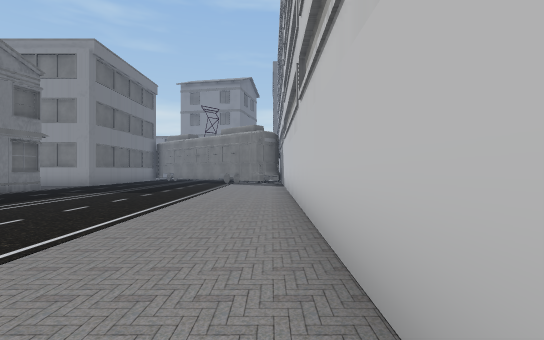
view 1 (above)

24 first-person views from a walk through a scene from a Unity 3-D project. The camera is 1.4 m above the floor, looks level and sees 85° across. The floor is counted in squares, 2 m on a side. Each view is taken from the middle of a square. On the plan, view 1 faces up. The plan holds only what a view shows up to about 10 squares ahead; the rest is blank. The place goes on beyond the plan. The player is left out. Some surface patterns are stand-ins.

view 2
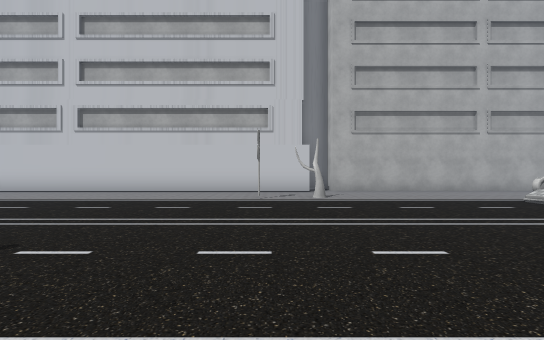

view 3
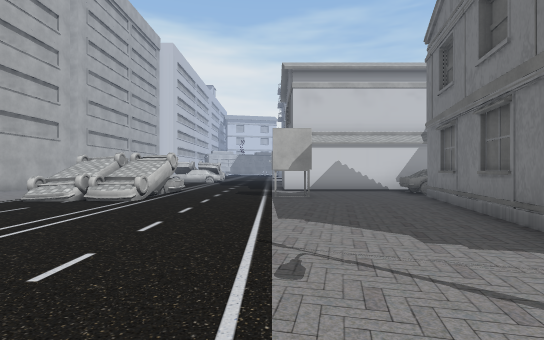

view 4
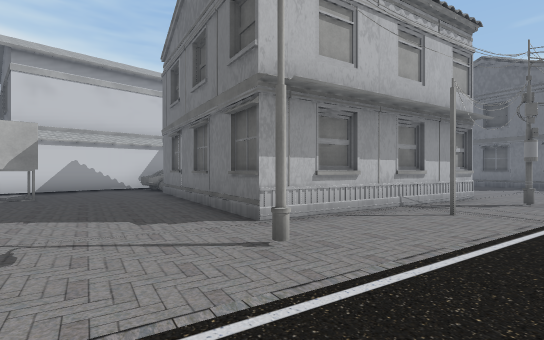

view 5
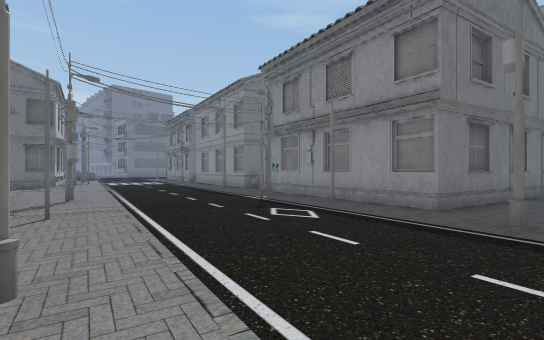

view 6
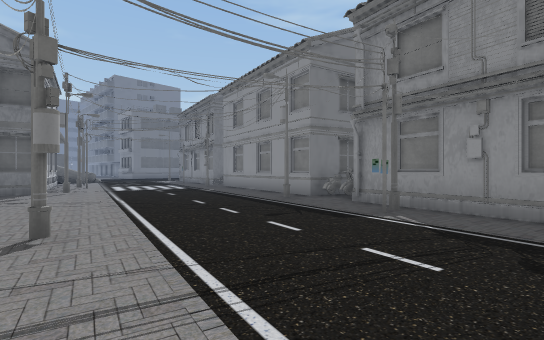

view 7
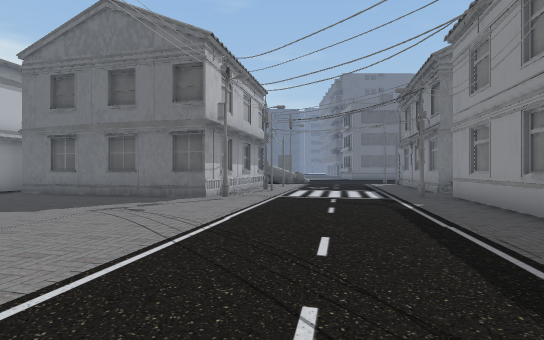

view 8
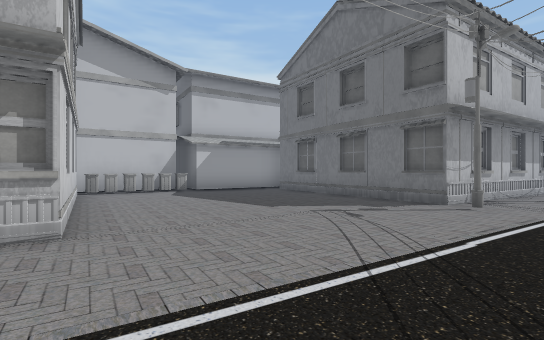

view 9
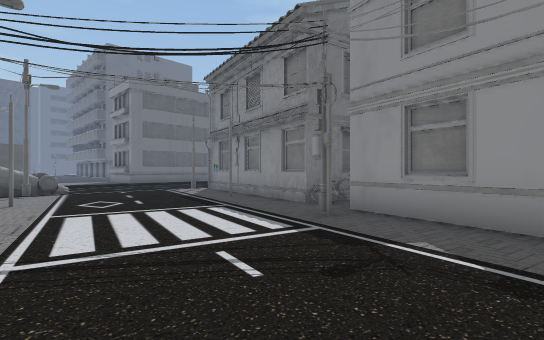

view 10
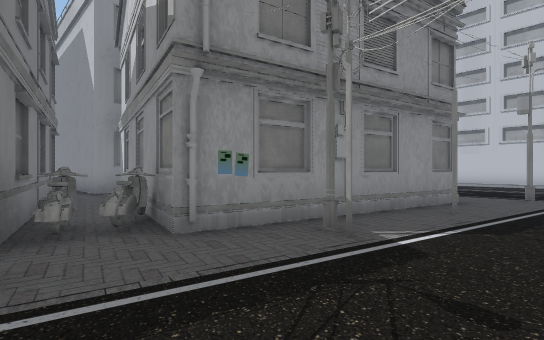

view 11
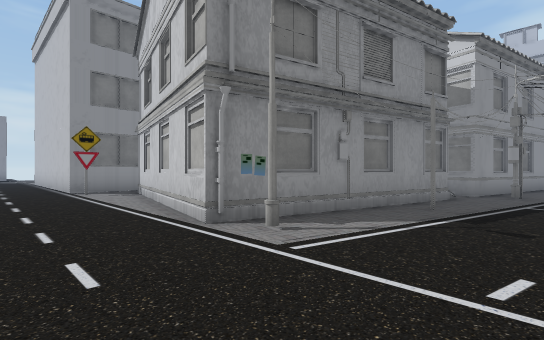

view 12
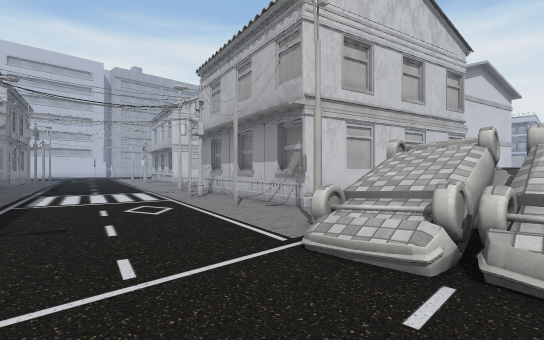

view 13
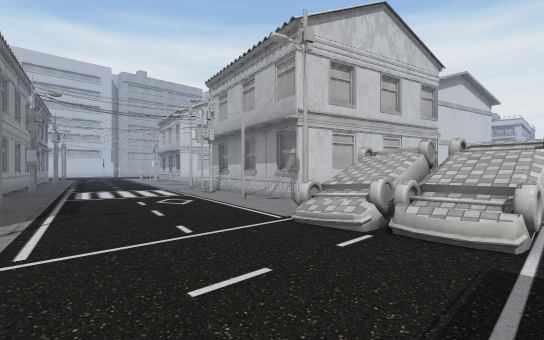

view 14
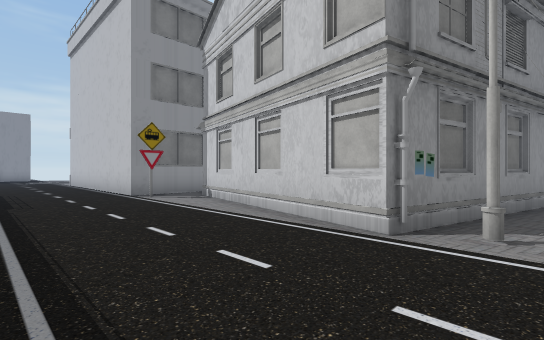

view 15
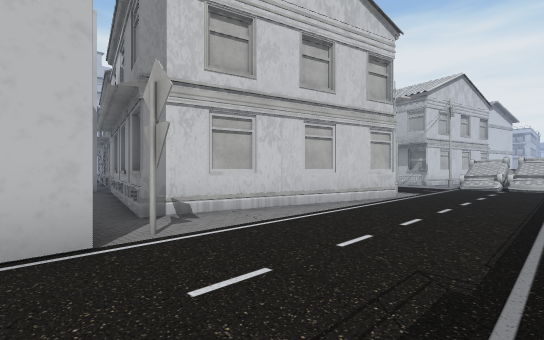

view 16
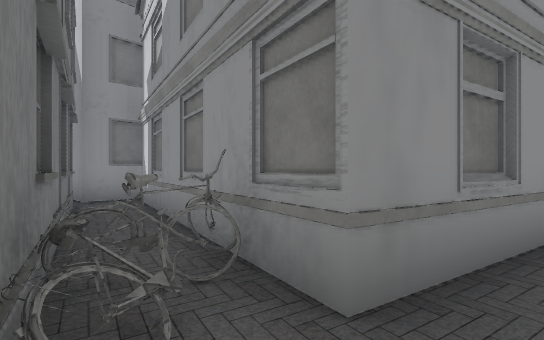

view 17
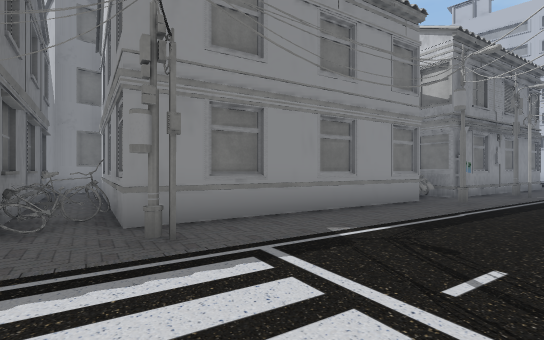

view 18
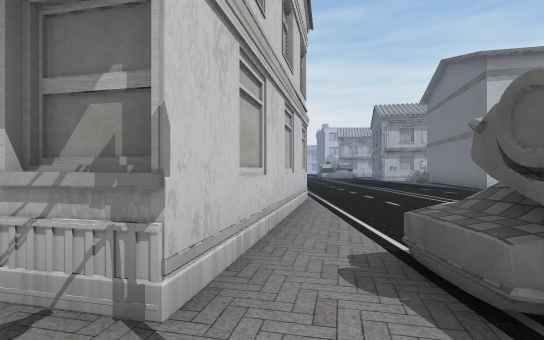

view 19
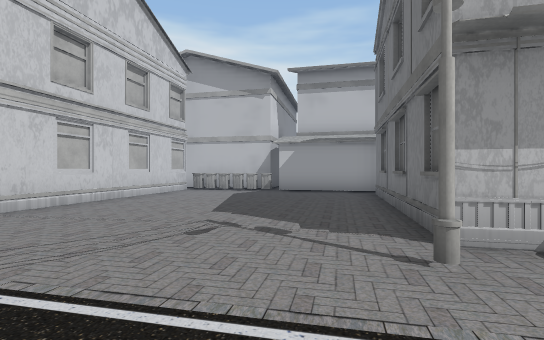

view 20
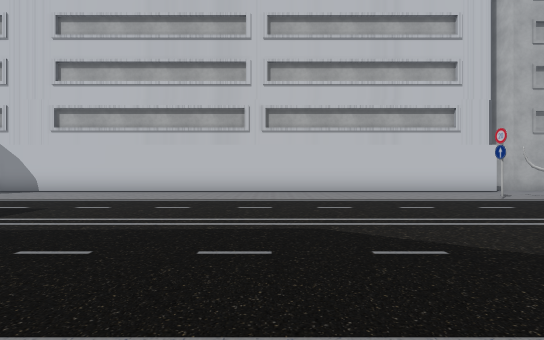

view 21
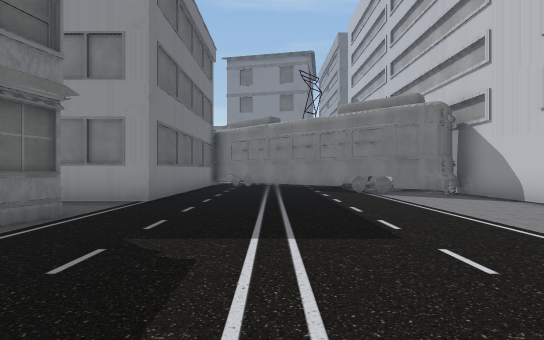

view 22
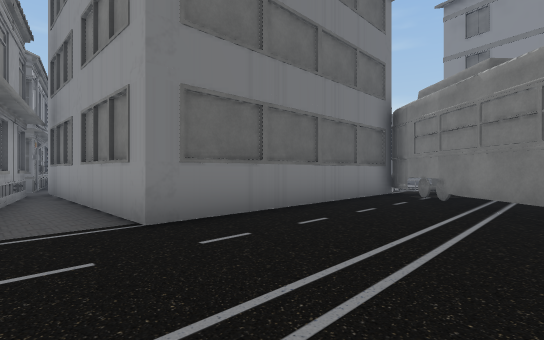

view 23
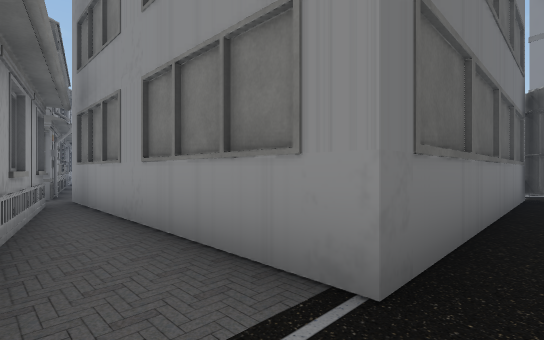

view 24
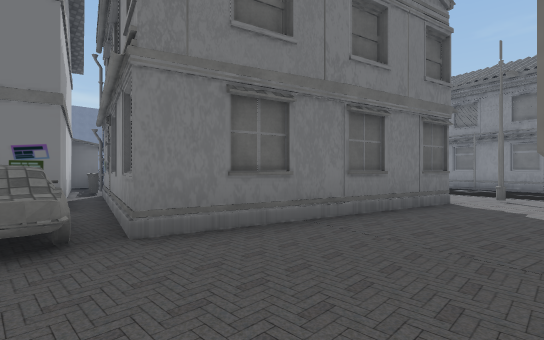

### Floor plan
Key: @ floor where view 1 was taken; # wall or solid block; . main floor; : floor 1.5 m higher than the main floor; / step, stairs or slope; = window, fence, low wall or low ledge; B building; C car; I bicycle; S sign; O other object.
Columns run from 33 left of view 1 to 1 right of it. Each row starts with its distance up from view 1.
 18  ..B                     B.###
 17 ...B  B                  B...##
 16 ...S...    B             B....#=
 15 .....BB... B             B.....# ##
 14 .....B BBBBB.            B......###
 13 ....B     BBB B.... BBBBBB........#
 12 ....B     BB   BBB.B..............#
 11 ....B     BB     B.BBBBB..........#
 10 ....B    B.B     B.B    B.........#
  9 ....OBBBBIIB    B..B    B.........#
  8 .........IBBB   B.B     B.........#
  7 ..........O..BBBB#B     B.........#
  6 ................O.BBBB B..........#
  5 .C//............#.. ..BB..........#
  4  C/O.................#...O........#
  3 CC C.... .........................#
  2  CCC.BBB...O......................#
  1    .B   BBB.......................#
  0   ..B     B......O..#............@#
 -1  ...B    B.......BB....O.......#..#
 -2 ....B    B......B  BBBB.........#.#
 -3 ....B    B......B     B...........B
 -4 ....     B......B    B............B
 -5 ....    #.......B    B............B
 -6 ...       ##OO.B     B............B
 -7            ####BBBBBBB......C/ ...B
 -8                 ### CC..#...:   ..B
 -9                   # CC......CCC ..B
-10                     #####...     .B

Where each view was taken, in squares from view 1:
view 1: 0 up, 0 right, facing up
view 2: 1 down, 9 left, facing right
view 3: 0 up, 8 left, facing down
view 4: 1 up, 8 left, facing down-left
view 5: 1 down, 8 left, facing up-left
view 6: 0 up, 12 left, facing up-left
view 7: 3 up, 15 left, facing left
view 8: 3 up, 16 left, facing down-left
view 9: 3 up, 20 left, facing up-left
view 10: 3 up, 17 left, facing up-right
view 11: 6 up, 32 left, facing up-right
view 12: 7 up, 32 left, facing down-right
view 13: 8 up, 33 left, facing down-right
view 14: 8 up, 33 left, facing up-right
view 15: 17 up, 33 left, facing down-right
view 16: 7 up, 24 left, facing up-right
view 17: 4 up, 24 left, facing up-right
view 18: 4 up, 29 left, facing down
view 19: 4 up, 21 left, facing down
view 20: 5 up, 9 left, facing right
view 21: 6 up, 5 left, facing up
view 22: 11 up, 4 left, facing up-left
view 23: 11 up, 7 left, facing up-left
view 24: 9 down, 9 left, facing up-left
